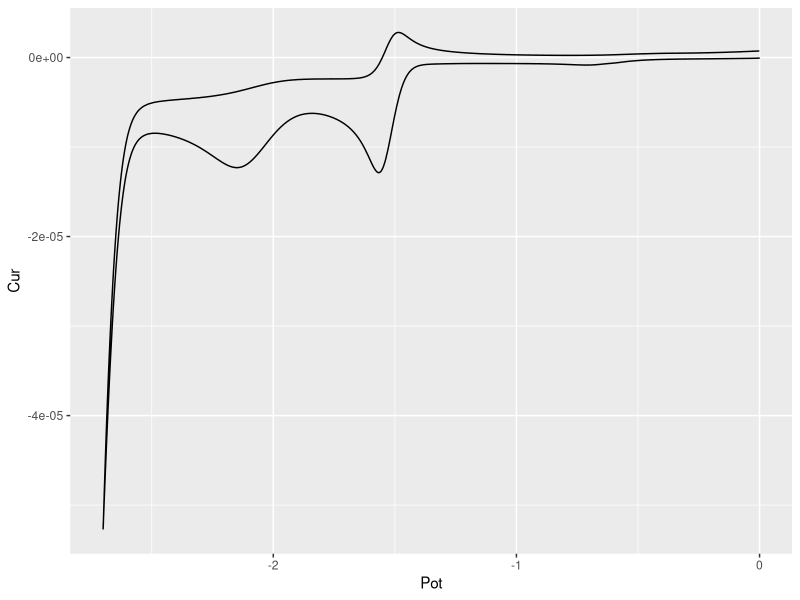

This figure's R source:
## ---- chunk 1
library(tidyverse)
## ---- chunk 2
data <- read_csv('data/CV4 2mM benzophenone.txt', col_names = c('Pot', 'Cur'), skip = 30)
## ---- chunk 3
data %>% ggplot(aes(Pot, Cur)) +
  geom_path()
